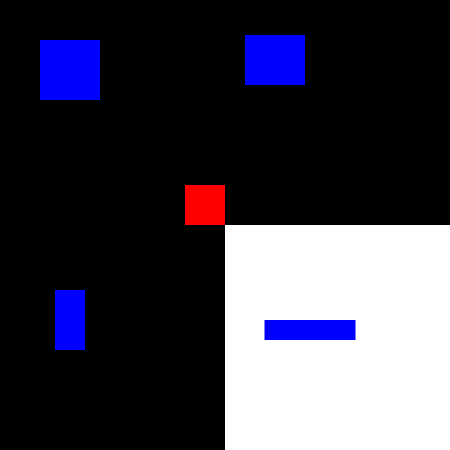
Frame 1 (no input)
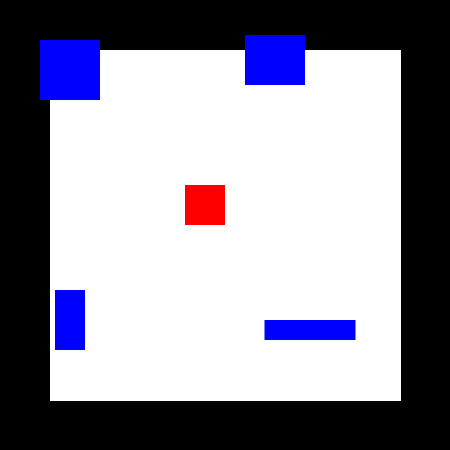
Frame 60 (the mouse pressed at the canvas centre just before this capture)
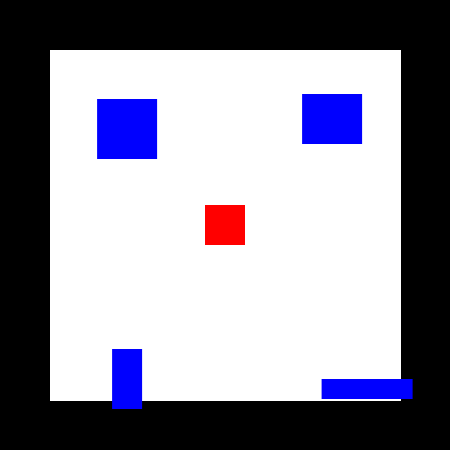
Frame 120 (the mouse held since frame 60 and released just before this capture)

The Processing sketch that drew these frames (run headless with seeded random() and noise(); from frame 60 on, the mouse is pressed at the canvas centre):

// Processing sketch: processing_126046
// ── processing_126046.pde

Figura mig;
Figura2 supesq;
Figura2 supdret;
Figura2 infesq;
Figura2 infdret;
Temps cronometre;
int pantalla = 1;
boolean pasa = true;




void setup(){
 size(450,450); 

 
}

void draw(){
  
  
  //if (mousePressed)
  
  
  
  switch(pantalla){
  case 1:
 cronometre = new Temps();
 mig = new Figura();
  supesq = new Figura2(70,70,60,60,color(0,0,255),3,3.1);
 supdret = new Figura2(275,60,60,50,color(0,0,255),3,3.1);
 infesq = new Figura2(70,320,30,60,color(0,0,255),3,3.1);
 infdret = new Figura2(310,330,91,20,color(0,0,255),3,3.1);
 
  stroke(0);
  background(0);
  fill(0);
  stroke(255);
  fill(255);
  rect(width/2,height/2,350,350);
 
 
  
  mig.dibuixa();
  mig.apreta();
  
  supesq.dibuixa();
  supdret.dibuixa();
  infesq.dibuixa();
  infdret.dibuixa();
  if(mousePressed == true && mouseX >= width/2-40 && mouseX <= width/2+2 && mouseY >= height/2-40 && mouseY <= height/2+2){
    pantalla =2;
    
  }
  
  break;
  
  case 2:
  stroke(0);
  background(0);
  fill(0);
  stroke(255);
  fill(255);
  rect(width/2,height/2,350,350);
 
 
 if(colisio1(supdret.xPos, supdret.yPos, mig.xPos, mig.yPos)){
   pantalla = 3;
 }
 if(colisio2(supesq.xPos, supesq.yPos, mig.xPos, mig.yPos)){
   pantalla = 3;
 }
 if(colisio3(infdret.xPos, infdret.yPos, mig.xPos, mig.yPos)){
   pantalla = 3;
 }
 if(colisio4(infesq.xPos, infesq.yPos, mig.xPos, mig.yPos)){
   pantalla = 3;
 }
  
  mig.dibuixa();
  mig.apreta();
  
  supesq.dibuixa();
  supdret.dibuixa();
  infesq.dibuixa();
  infdret.dibuixa();
  
  supesq.moureX();
  supesq.moureY();
  supdret.moureX();
  supdret.moureY();
  infesq.moureX();
  infesq.moureY();
  infdret.moureX();
  infdret.moureY();
  
  
  
  
  
  break;
  
  case 3:
  
  cursor();
  strokeWeight(1);
  fill(255);
  stroke(200);
  rectMode(CENTER);
  rect(220,300,90,30);
  textSize(18);
  fill(0);
  stroke(255);
  text("Try Again",220,305);
  if (mousePressed == true){
    
    pantalla = 1;
    
  }
cronometre.dibuixaCronometre();
  cronometre.pausa();

  break;
  
  
}


  
  
  
}


class Figura2{
  
  color c;
  float xPos;
  float yPos;
  float llarg;
  float alt;
  boolean mouse = false;
  float velocitatX;
  float velocitatY;
  
  
  Figura2(){
   c =color(0,0,255);
   xPos= (width/2)-20;
   yPos= (height/2)-20;
   llarg = 40;
   alt = 40;
   velocitatX = 1;
   velocitatY = 1;
  }
   
   Figura2 (float x, float y, float xx, float yy, color newC, float xSpeed, float ySpeed) {
   c = newC;
   xPos = x;
   yPos = y;
   llarg =xx;
   alt = yy;
   velocitatX = xSpeed;
   velocitatY = ySpeed;
   
   
   }
   
  void dibuixa(){
    fill(c);
    noStroke();
    rectMode(CENTER);
    rect(xPos,yPos,llarg,alt);
  }
  
  float moureX(){
    
    
    xPos = xPos + velocitatX;

    velocitatX = velocitatX * 1.0002;
    
   if (xPos > width - llarg/2){
     
    velocitatX = velocitatX -velocitatX-velocitatX;
   }
   if (xPos < 0 + llarg/2){
    
    velocitatX = velocitatX -velocitatX-velocitatX;
   }
   return (xPos);
  }
  
 
  
  float moureY(){
    
    yPos = yPos + velocitatY;
    
    velocitatY = velocitatY * 1.0002;
    
    if (yPos > height - alt/2){
     
    velocitatY = velocitatY -velocitatY-velocitatY;
   }
   if (yPos < 0 + alt/2){
    
    velocitatY = velocitatY -velocitatY-velocitatY;
   }
   return (yPos);
  }
 
  
 
}
class Figura{
  
  color c;
  float xPos;
  float yPos;
  float llarg;
  float alt;
  boolean mouse = false;

  
  
  Figura(){
    c= color(255,0,0);
    xPos= (width/2)-20;
    yPos= (height/2)-20;
    llarg = 40;
    alt = 40;
    
  }
  
  
  
    
  Figura (float x, float y, float xx, float yy, color newC) {
   c = newC;
   xPos = x;
   yPos = y;
   llarg =xx;
   alt = yy;
  }
   
  void dibuixa(){
    fill(c);
    noStroke();
    rectMode(CENTER);
    rect(xPos,yPos,llarg,alt);
  }
  
  
  
  void apreta(){
    if (mousePressed == true && mouseX >= xPos-20 && mouseX <= xPos+20 && mouseY >= yPos-20 && mouseY <= yPos+20){
      mouse = true;
      noCursor();
      
    }
      
    if ( mouse == true){  
    xPos = mouseX;
    yPos = mouseY;    
    }
    if (xPos < 50+20){
      xPos = 70;      
    }
    if (xPos > 400-20){
      xPos = 380;      
    }
    if (yPos < 50+20){
      yPos = 70;      
    }
    if (yPos > 400-20){
      yPos = 380;      
    }
    
}
}
boolean colisio1(float x, float y,float figura2x, float figura2y){
     return ((figura2x>x-50&&figura2x<x+50)&&(figura2y>y-50&&figura2y<y+50));
  }//supesq
  boolean colisio2(float x, float y,float figura2x, float figura2y){
     return ((figura2x>x-50&&figura2x<x+50)&&(figura2y>y-45&&figura2y<y+45));
  }//supdret
boolean colisio3(float x, float y,float figura2x, float figura2y){
     return ((figura2x>x-65.1&&figura2x<x+65.1)&&(figura2y>y-30&&figura2y<y+30));
  }//infdret
  boolean colisio4(float x, float y,float figura2x, float figura2y){
     return ((figura2x>x-35&&figura2x<x+35)&&(figura2y>y-50&&figura2y<y+50));
  }//infesq
class Temps{
  int principi;
  boolean pausat;
  int pausaV;
  
  Temps(){
    principi = millis();
    pausat = false;
  }
  int segons(){
    return (int)((millis() - principi)/1000)%60;
  }
  int minuts(){
    return (int)((millis() - principi)/60000);
  }
  
  void dibuixaCronometre(){
    fill(255);
    background(0);
    textSize(26);
    textAlign(CENTER);
    text("Has aguantado: "+minuts()+":"+segons(),width/2,height/2);
    textSize(16);
    text("Click o toca la pantalla para volver a jugar",225,325);
  }
  
  void reinicia(){
    principi = millis();
  }
  //fer que principi sempre tingui la mateixa diferencia amb millis per aixo cal fer millis - principi = diferencia(nova variable), despres principi = a diferencia
  void pausa(){
    if (pausat == false){
      pausaV = millis() - principi;
      pausat = true;
    }
    principi = millis() - pausaV;
  }  
}
